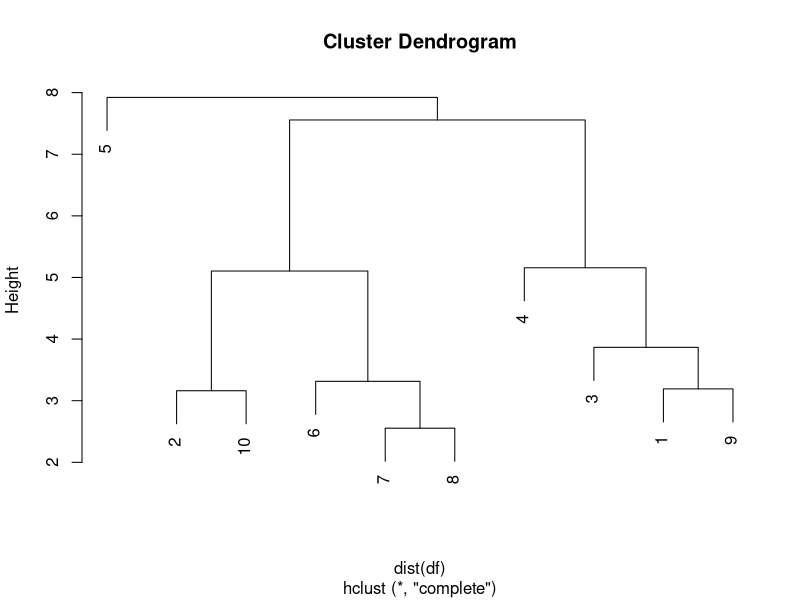
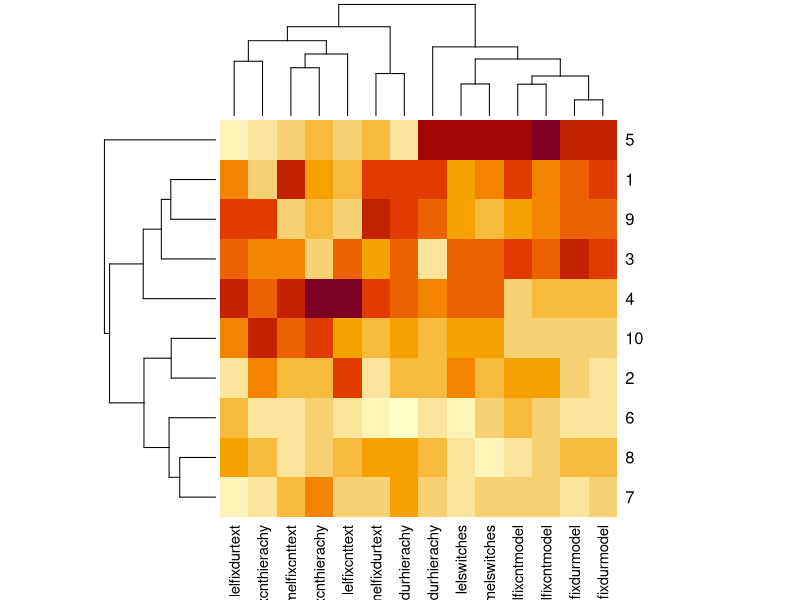
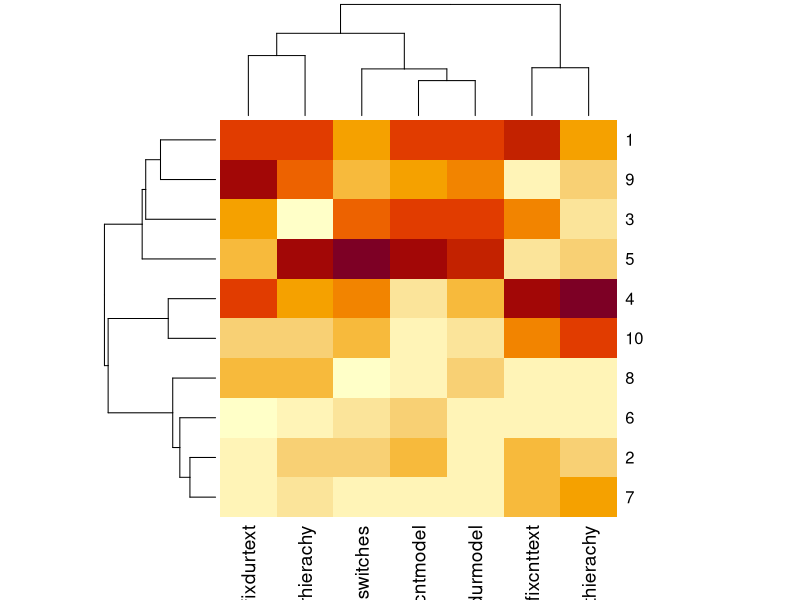
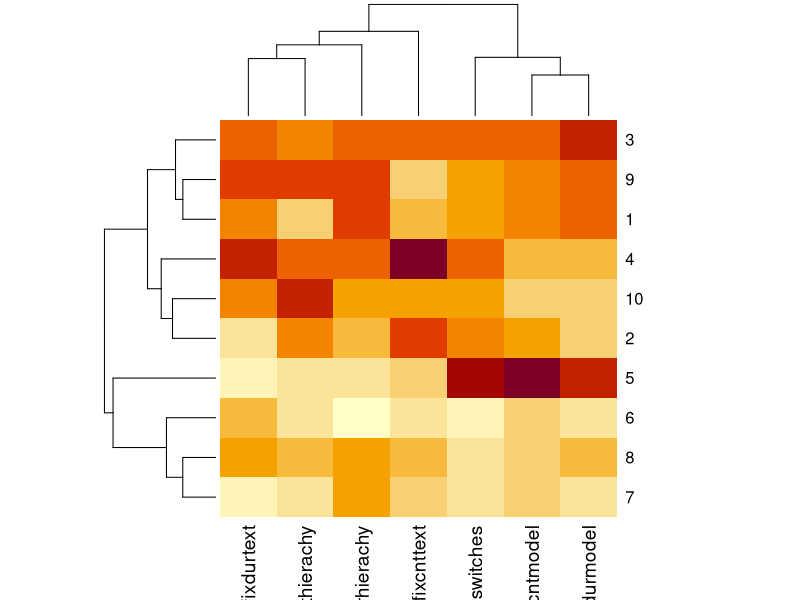
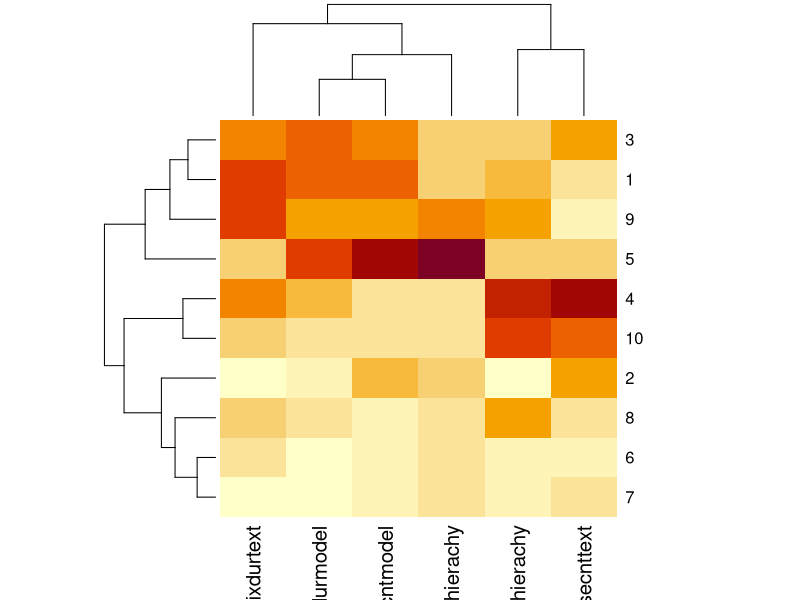
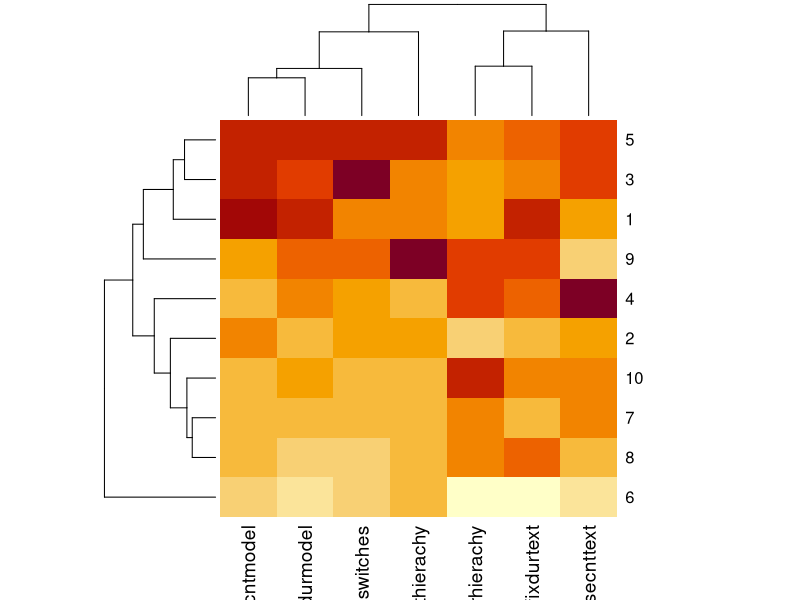
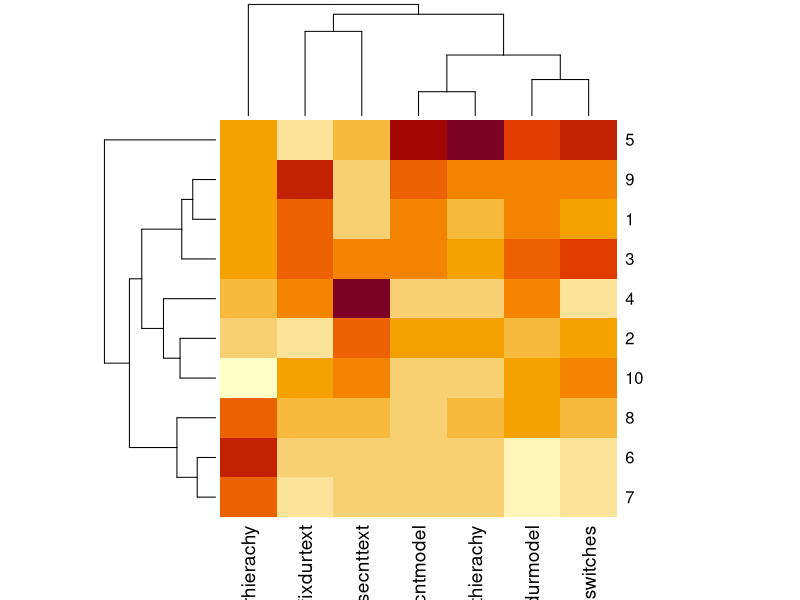
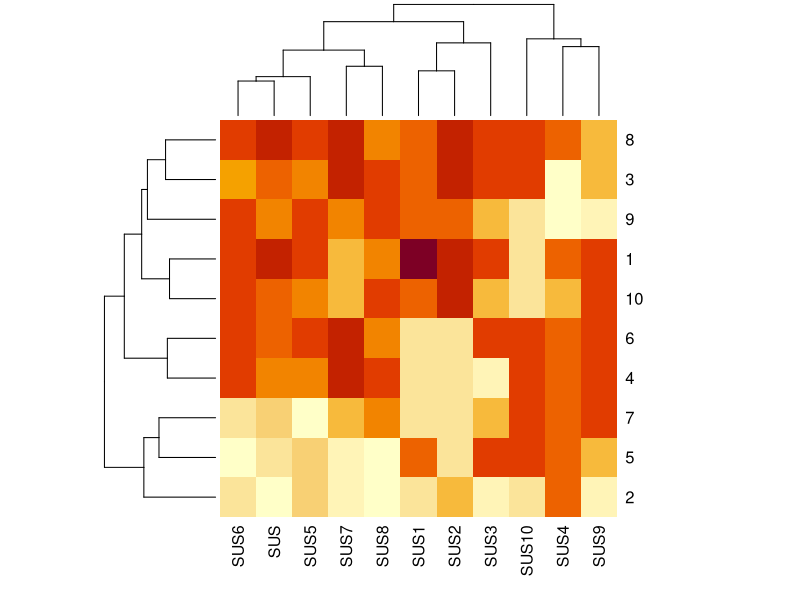

These figures' R source, in order:
## ---- chunk 1
library(dplyr)
userdata <- read.csv("OSSStudy6.csv", header=T)
userdata
## ---- chunk 2
df <- scale(select(userdata, matches('melfix|lelfix|switches'), -matches('task'), -matches('melm|lelm')))
colnames(df)
hc <- hclust(dist(df))
plot(hc)
groups <- cutree(hc,k =3)
groups <- cbind(userdata$ID, groups)
print(g1 <- groups[groups[,2] == 1,1])
print(g2 <- groups[groups[,2] == 2,1])
h <- heatmap(df, distfun = dist, hclustfun = hclust, scale="none")
## ---- chunk 3
df <- scale(select(userdata, matches('melfix|melswitches'), -matches('task')))
colnames(df)
hc <- hclust(dist(df))
groups <- cutree(hc,k =2)
groups <- cbind(userdata$ID, groups)
print(g1 <- groups[groups[,2] == 1,1])
print(g2 <- groups[groups[,2] == 2,1])
h <- heatmap(df, distfun = dist, hclustfun = hclust, scale="none")
## ---- chunk 4
df <- scale(select(userdata, matches('lelfix|lelswitches'), -matches('task')))
colnames(df)
hc <- hclust(dist(df))
groups <- cutree(hc,k =2)
groups <- cbind(userdata$ID, groups)
print(g1 <- groups[groups[,2] == 1,1])
print(g2 <- groups[groups[,2] == 2,1])
h <- heatmap(df, distfun = dist, hclustfun = hclust, scale="none")
## ---- chunk 5
df <- scale(select(userdata, matches('mfixdur|mousecnt'), -matches('mel|lel|task')))
colnames(df)
hc <- hclust(dist(df))
groups <- cutree(hc,k =2)
groups <- cbind(userdata$ID, groups)
print(g1 <- groups[groups[,2] == 1,1])
print(g2 <- groups[groups[,2] == 2,1])
h <- heatmap(df, distfun = dist, hclustfun = hclust, scale="none")
## ---- chunk 6
df <- scale(select(userdata, matches('melmouse|melm'), -matches('task')))
colnames(df)
hc <- hclust(dist(df))
groups <- cutree(hc,k =3)
groups <- cbind(userdata$ID, groups)
print(g1 <- groups[groups[,2] == 1,1])
print(g2 <- groups[groups[,2] == 2,1])
h <- heatmap(df, distfun = dist, hclustfun = hclust, scale="none")
## ---- chunk 7
df <- scale(select(userdata, matches('lelmouse|lelm'), -matches('task')))
colnames(df)
hc <- hclust(dist(df))
groups <- cutree(hc,k =3)
groups <- cbind(userdata$ID, groups)
print(g1 <- groups[groups[,2] == 1,1])
print(g2 <- groups[groups[,2] == 2,1])
print(g3 <- groups[groups[,2] == 3,1])
h <- heatmap(df, distfun = dist, hclustfun = hclust, scale="none")
## ---- chunk 8
df <- scale(select(userdata, SUS, num_range('SUS', 1:10)))
colnames(df)
hc <- hclust(dist(df))
groups <- cutree(hc,k =2)
groups <- cbind(userdata$ID, groups)
print(g1 <- groups[groups[,2] == 1,1])
print(g2 <- groups[groups[,2] == 2,1])
h <- heatmap(df, distfun = dist, hclustfun = hclust, scale="none")
## ---- chunk 9
df <- scale(select(userdata, SUS4, SUS10))
colnames(df)
hc <- hclust(dist(df))
groups <- cutree(hc,k =2)
groups <- cbind(userdata$ID, groups)
print(g1 <- groups[groups[,2] == 1,1])
print(g2 <- groups[groups[,2] == 2,1])
h <- heatmap(df, distfun = dist, hclustfun = hclust, scale="none")
## ---- chunk 10
df <- scale(select(userdata, num_range('SUS', 1:10), -SUS4, -SUS10))
colnames(df)
hc <- hclust(dist(df))
groups <- cutree(hc,k =2)
groups <- cbind(userdata$ID, groups)
print(g1 <- groups[groups[,2] == 1,1])
print(g2 <- groups[groups[,2] == 2,1])
h <- heatmap(df, distfun = dist, hclustfun = hclust, scale="none")
## ---- chunk 11
df <- scale(select(userdata, matches('melfix|lelfix|switches'), matches('melm'), matches('lelm'), -matches('task'))) # -matches('hierarchy|hierachy')
colnames(df)
hc <- hclust(dist(df))
hc2 <- hclust(dist(t(df)))
plot(hc)
plot(hc2)
groups <- cutree(hc,k =3)
groups <- cbind(userdata$ID, groups)
print(g1 <- groups[groups[,2] == 1,1])
print(g2 <- groups[groups[,2] == 2,1])
print(g3 <- groups[groups[,2] == 3,1])
h <- heatmap(df, distfun = dist, hclustfun = hclust, scale="none")
## ---- chunk 12

# Add computed columns to userdata

userdata <- userdata %>%
              mutate(learnability = SUS4 + SUS10,
                     usability = SUS1 + SUS2 + SUS3 + SUS5 + SUS6 + SUS7 + SUS8 + SUS9,
                     score = (melacc1 * ifelse(melconf1 == " h", 3, ifelse( melconf1 == " l", 2, 1)) +
                                melacc2 * ifelse(melconf2 == " h", 3, ifelse( melconf2 == " l", 2, 1)) +
                                lelacc1 * ifelse(lelconf1 == " h", 3, ifelse( lelconf1 == " l", 2, 1)) +
                                lelacc2 * ifelse(lelconf2 == " h", 3, ifelse( lelconf2 == " l", 2, 1)))/12*100,
                     conf = (ifelse(melconf1 == " h", 3, ifelse( melconf1 == " l", 2, 1)) +
                                ifelse(melconf2 == " h", 3, ifelse( melconf2 == " l", 2, 1)) +
                                ifelse(lelconf1 == " h", 3, ifelse( lelconf1 == " l", 2, 1)) +
                                ifelse(lelconf2 == " h", 3, ifelse( lelconf2 == " l", 2, 1)))/12*100,
                     rawscore = melacc1+melacc2+lelacc1+lelacc2)
group <- as.factor(groups[,2])
userdata <- cbind(group, userdata)
#userdata <- userdata[(ID != 3 & ID != 6),] 
userdata
## ---- chunk 13

g1 <- c(6, 7, 8)
g2 <- c(1, 9, 3, 4, 5, 2, 10)

group1 <- userdata %>%
  filter (ID %in% g1)

group2 <- userdata %>%
  filter (ID %in% g2)

# Test for score difference between two groups
boxplot(group1$score, group2$score)
shapiro.test(userdata$score)
plot(density(userdata$score))
t.test(group1$score, group2$score)
## ---- chunk 14

# Test for eye fixation count difference between two groups
boxplot(rowSums(select(group1, matches('melfixcnt|lelfixcnt'), -matches('task'))),
        rowSums(select(group2, matches('melfixcnt|lelfixcnt'), -matches('task'))))

t.test(rowSums(select(group1, matches('melfixcnt|lelfixcnt'), -matches('task'))),
        rowSums(select(group2, matches('melfixcnt|lelfixcnt'), -matches('task'))))

wilcox.test(rowSums(select(group1, matches('melfixcnt|lelfixcnt'), -matches('task'))),
        rowSums(select(group2, matches('melfixcnt|lelfixcnt'), -matches('task'))))


# Test for eye fixation duration difference between two groups

boxplot(rowSums(select(group1, matches('melfixdur|lelfixdur'), -matches('task'))),
        rowSums(select(group2, matches('melfixdur|lelfixdur'), -matches('task'))))

t.test(rowSums(select(group1, matches('melfixdur|lelfixdur'), -matches('task'))),
        rowSums(select(group2, matches('melfixdur|lelfixdur'), -matches('task'))))

wilcox.test(rowSums(select(group1, matches('melfixdur|lelfixdur'), -matches('task'))),
            rowSums(select(group2, matches('melfixdur|lelfixdur'), -matches('task'))))


# Test for SUS difference between two groups
boxplot(group1$SUS, group2$SUS, names = c("Group1", "Group 2"))
t.test(group1$SUS, group2$SUS)
wilcox.test(group1$SUS, group2$SUS)

summary(group1$SUS)
sd(group1$SUS)
summary(group2$SUS)
sd(group2$SUS)

# Test for SUS Learnability subscale difference between two groups
boxplot(group1$learnability, group2$learnability, names = c("Group1", "Group 2"))
t.test(group1$learnability, group2$learnability)
wilcox.test(group1$learnability, group2$learnability)

# Test for SUS Usability subscale difference between two groups
boxplot(group1$usability, group2$usability, names = c("Group1", "Group 2"))
t.test(group1$usability, group2$usability)
wilcox.test(group1$usability, group2$usability)

# Test for mouse fixation count difference between two groups

boxplot(rowSums(select(group1, matches('mousecnt'), -matches('task'))),
        rowSums(select(group2, matches('mousecnt'), -matches('task'))))

t.test(rowSums(select(group1, matches('mousecnt'), -matches('task'))),
        rowSums(select(group2, matches('mousecnt'), -matches('task'))))

wilcox.test(rowSums(select(group1, matches('mousecnt'), -matches('task'))),
        rowSums(select(group2, matches('mousecnt'), -matches('task'))))


# Test for mouse fixation duration difference between two groups

boxplot(rowSums(select(group1, matches('mfixdur'), -matches('task'))),
        rowSums(select(group2, matches('mfixdur'), -matches('task'))))

t.test(rowSums(select(group1, matches('mfixdur'), -matches('task'))),
        rowSums(select(group2, matches('mfixdur'), -matches('task'))))

wilcox.test(rowSums(select(group1, matches('mfixdur'), -matches('task'))),
            rowSums(select(group2, matches('mfixdur'), -matches('task'))))




boxplot(group1$conf, group2$conf)
t.test(group1$conf, group2$conf)
wilcox.test(group1$conf, group2$conf)
## ---- chunk 15
attach(userdata)
# Test for eye fixation count difference between two groups
boxplot(rowSums(select(userdata, matches('melfixcnt|lelfixcnt'), -matches('task')))~userdata$group)

res.aov <- aov(rowSums(select(userdata, matches('melfixcnt|lelfixcnt'), -matches('task')))~userdata$group)
summary(res.aov)
TukeyHSD(res.aov)

## ---- chunk 16
# Test for eye fixation duration difference between two groups
boxplot(rowSums(select(userdata, matches('melfixdur|lelfixdur'), -matches('task')))~group)
res.aov <- aov(rowSums(select(userdata, matches('melfixdur|lelfixdur'), -matches('task')))~group)
summary(res.aov)
TukeyHSD(res.aov)
## ---- chunk 17
# Test for SUS difference between two groups
boxplot(SUS~group, names = c("Group1", "Group 2", "Group 3"))
res.aov <- aov(SUS~group)
summary(res.aov)
TukeyHSD(res.aov)
## ---- chunk 18
# Test for SUS Learnability subscale difference between two groups
boxplot(learnability~group, names = c("Group1", "Group 2", "Group 3"))
res.aov <- aov(learnability~group)
summary(res.aov)
TukeyHSD(res.aov)
## ---- chunk 19
# Test for SUS Usability subscale difference between two groups
boxplot(usability~group, names = c("Group1", "Group 2", "Group 3"))
res.aov <- aov(usability~group)
summary(res.aov)
TukeyHSD(res.aov)
## ---- chunk 20
# Test for mouse fixation count difference between two groups

boxplot(rowSums(select(userdata, matches('mousecnt'), -matches('task')))~group)
res.aov <- aov(rowSums(select(userdata, matches('mousecnt'), -matches('task')))~group)
summary(res.aov)
TukeyHSD(res.aov)
## ---- chunk 21
# Test for mouse fixation duration difference between two groups

boxplot(rowSums(select(userdata, matches('mfixdur'), -matches('task')))~group)
res.aov <- aov(rowSums(select(userdata, matches('mfixdur'), -matches('task')))~group)
summary(res.aov)
TukeyHSD(res.aov)

## ---- chunk 22
# Test for score difference between two groups

boxplot(userdata$score~userdata$group)
res.aov <- aov(score~group)
summary(res.aov)
TukeyHSD(res.aov)

summary(userdata$score[userdata$group == 1])
summary(userdata$score[userdata$group == 2])
summary(userdata$score[userdata$group == 3])

sd(userdata$score[userdata$group == 1])
sd(userdata$score[userdata$group == 2])
sd(userdata$score[userdata$group == 3])


## ---- chunk 23
boxplot(conf~group)
res.aov <- aov(conf~group)
summary(res.aov)
TukeyHSD(res.aov)

summary(userdata$conf[userdata$group == 1])
summary(userdata$conf[userdata$group == 2])
summary(userdata$conf[userdata$group == 3])

sd(userdata$conf[userdata$group == 1])
sd(userdata$conf[userdata$group == 2])
sd(userdata$conf[userdata$group == 3])
